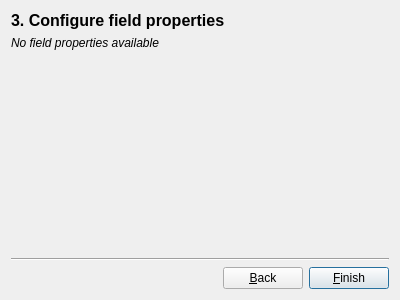
<?xml version="1.0" encoding="UTF-8"?>
<ui version="4.0">
 <class>CheckboxFieldWizard</class>
 <widget class="QWidget" name="CheckboxFieldWizard">
  <property name="geometry">
   <rect>
    <x>0</x>
    <y>0</y>
    <width>400</width>
    <height>300</height>
   </rect>
  </property>
  <property name="windowTitle">
   <string>Form</string>
  </property>
  <layout class="QVBoxLayout" name="verticalLayout">
   <item>
    <widget class="QLabel" name="label">
     <property name="styleSheet">
      <string notr="true">font-size: 16px;
font-weight: bold;</string>
     </property>
     <property name="text">
      <string>3. Configure field properties</string>
     </property>
    </widget>
   </item>
   <item>
    <widget class="QLabel" name="label_2">
     <property name="text">
      <string>&lt;i&gt;No field properties available&lt;/i&gt;</string>
     </property>
     <property name="wordWrap">
      <bool>true</bool>
     </property>
    </widget>
   </item>
   <item>
    <spacer name="verticalSpacer">
     <property name="orientation">
      <enum>Qt::Vertical</enum>
     </property>
     <property name="sizeHint" stdset="0">
      <size>
       <width>20</width>
       <height>187</height>
      </size>
     </property>
    </spacer>
   </item>
   <item>
    <widget class="Line" name="line">
     <property name="orientation">
      <enum>Qt::Horizontal</enum>
     </property>
    </widget>
   </item>
   <item>
    <layout class="QHBoxLayout" name="horizontalLayout">
     <item>
      <spacer name="horizontalSpacer">
       <property name="orientation">
        <enum>Qt::Horizontal</enum>
       </property>
       <property name="sizeHint" stdset="0">
        <size>
         <width>40</width>
         <height>20</height>
        </size>
       </property>
      </spacer>
     </item>
     <item>
      <widget class="QPushButton" name="backButton">
       <property name="text">
        <string>&amp;Back</string>
       </property>
      </widget>
     </item>
     <item>
      <widget class="QPushButton" name="finishButton">
       <property name="text">
        <string>&amp;Finish</string>
       </property>
       <property name="autoDefault">
        <bool>true</bool>
       </property>
       <property name="default">
        <bool>true</bool>
       </property>
      </widget>
     </item>
    </layout>
   </item>
  </layout>
 </widget>
 <resources/>
 <connections/>
</ui>
